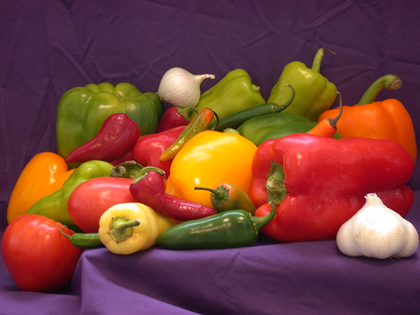
%> input picture CLab-2/images/peppers.png, 420 x 315 px, shrunk from 512 x 384 before the run
$ octave clab2_task1.m   (GNU Octave 9; MATLAB toolbox functions it lacks are replaced by stand-ins)
%> lines starting %> are read from the running program, lines starting %| are printed output that depends on the picture; in (x1, y1, x2, y2) boxes, pixels count from 0 and x2, y2 are one past the last pixel; in counts of white or black regions, pixels touching at a corner belong together; the program's own positions count from 1
### CLab-2/my_corner.m
function [corners, count] = my_corner(bw, thresh)
% MY_CORNER computes Harris Corners of an image.
% Input:
%   bw: a grayscale image matrix
%   thresh: threshold
%
% Output:
%   corners: a matrix of the same size as bw, which records the Harris
%            Corners (corner's value == 1, otherwise == 0)
%   count: The number of corners obtained
%
% By Jeff Yuanbo Han (u6617017), 2018-04-02.

sigma = 2;  % the sigma for Gaussian filter
count = 0;  % the number of detected corners

% Gaussian first partial derivatives
dy = [-1 0 1;-1 0 1;-1 0 1];
dx = dy';

% Gaussian first gradient of the intensity
Ix = conv2(bw,dx,'same');
Iy = conv2(bw,dy,'same');

% Generate a Gaussian kernel.
g = fspecial('gaussian',max(1,fix(6*sigma)),sigma);

% Gaussian second gradient of the intensity
Ix2 = conv2(Ix.^2,g,'same');
Iy2 = conv2(Iy.^2,g,'same');
Ixy = conv2(Ix.*Iy,g,'same');

%%%%%%%%%%%%%%%%%%%%%%%%%%%%%%%%%%%%%%%%%%%%%%%%%%%%%%%%%%%%%%%%%%%%%%%%%%%
%   Task: Compute the Harris Cornerness R
%%%%%%%%%%%%%%%%%%%%%%%%%%%%%%%%%%%%%%%%%%%%%%%%%%%%%%%%%%%%%%%%%%%%%%%%%%%
[height, width] = size(bw);  % Get the size of bw.
R = zeros(height, width);  % Harris Cornerness
Rmax = 0;  % The maximum value of R

for i = 1:height
    for j = 1:width
        M = [Ix2(i,j) Ixy(i,j); Ixy(i,j) Iy2(i,j)];  % M matrix
        R(i,j) = det(M) - 0.04*trace(M)^2;  % Compute R value.
        if R(i,j)> Rmax
            Rmax = R(i,j);  % Update Rmax.
        end
    end
end

%%%%%%%%%%%%%%%%%%%%%%%%%%%%%%%%%%%%%%%%%%%%%%%%%%%%%%%%%%%%%%%%%%%%%%%%%%%
%   Task: Perform non-maximum suppression and threshold here
%%%%%%%%%%%%%%%%%%%%%%%%%%%%%%%%%%%%%%%%%%%%%%%%%%%%%%%%%%%%%%%%%%%%%%%%%%%
corners = zeros(height, width);  % Record the corners (value will be 1).
for i = 2:height-1
    for j = 2:width-1
        % threshold and non-maximum
        if R(i,j) > thresh*Rmax ...
                && R(i,j) > R(i-1,j-1) && R(i,j) > R(i-1,j) ...
                && R(i,j) > R(i-1,j+1) && R(i,j) > R(i,j-1) ...
                && R(i,j) > R(i,j+1) && R(i,j) > R(i+1,j-1) ...
                && R(i,j) > R(i+1,j) && R(i,j) > R(i+1,j+1)
            corners(i,j) = 1;
            count = count + 1;
        end
    end
end

end

### CLab-2/clab2_task1.m
% CLAB2 Task-1: Harris Corner Detector

close all;
clear all;

img = imread('images/peppers.png');
%> img is the input picture: size 315x420x3 uint8; mean R, G, B 120.8, 66.4, 57.6

bw = rgb2gray(img);
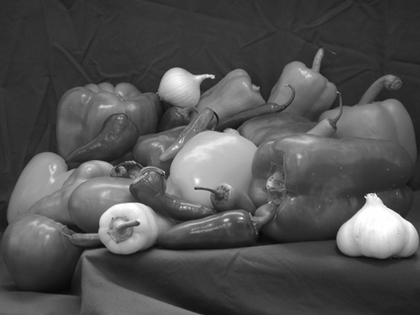
%> bw: size 315x420 uint8; min 8, max 255, mean 81.7

mycorners = my_corner(bw, 0.01);
%> in my_corner, `Ix = conv2(bw,dx,'same');`:
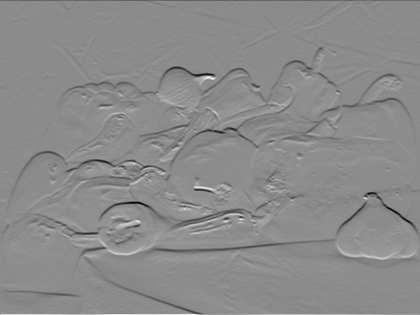
%> Ix: size 315x420 double; min -538, max 447, mean -0.2; drawn with min black and max white
%> in my_corner, `Iy = conv2(bw,dy,'same');`:
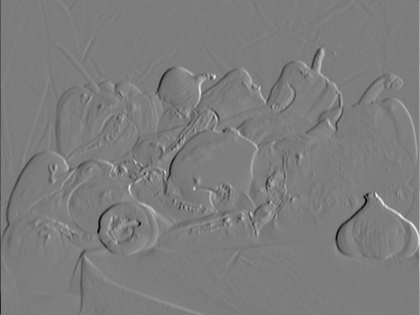
%> Iy: size 315x420 double; min -422, max 437, mean 0; drawn with min black and max white
%> in my_corner, `Ixy = conv2(Ix.*Iy,g,'same');`:
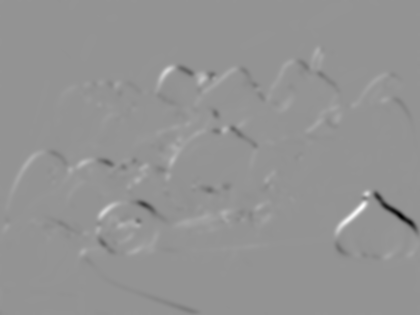
%> Ixy: size 315x420 double; min -43840.7, max 31761.8, mean 53.1; drawn with min black and max white
%> after the loop in my_corner, `for i = 1:height`:
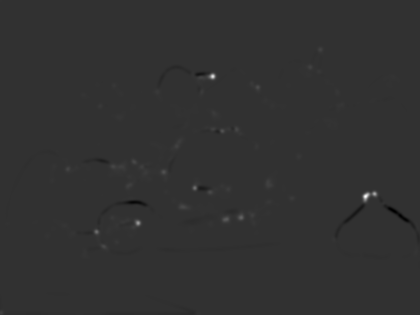
%> R: size 315x420 double; min -258580619.3, max 1.08e+09, mean 705531; drawn with min black and max white
%> after the loop in my_corner, `for i = 1:height`: Rmax = 1.08e+09
%> after the loop in my_corner, `for i = 2:height-1`:
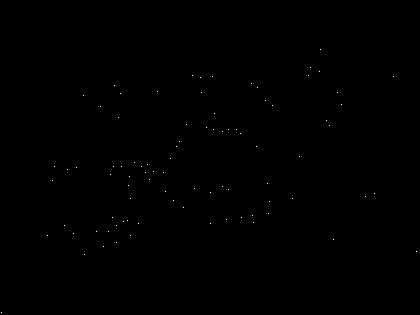
%> corners: size 315x420 double; values 0 (black) and 1 (white), 0.07% white in thin lines or dots, all inside (x1, y1, x2, y2) = (1, 49, 417, 313)
%> after the loop in my_corner, `for i = 2:height-1`: count = 88

% Plot the corners on the image
[rows,cols] = find(mycorners == 1);
%> rows = 88 values from 50 to 313; cols = 88 values from 2 to 417
figure;
subplot(1,2,1);
imshow(bw);
hold on;
plot(cols,rows,'or');
title('Corners by my\_corner.m');

subplot(1,2,2);
corners = corner(bw, 100);
%> corners = 82 rows, first 12: [366 197; 214 77; 140 224; 196 189; 376 195; 243 219; 165 173; 98 233; 210 78; 228 220; 223 132; 225 221]
imshow(bw);
hold on;
plot(corners(:,1),corners(:,2),'or');
title('Corners by corner.m');
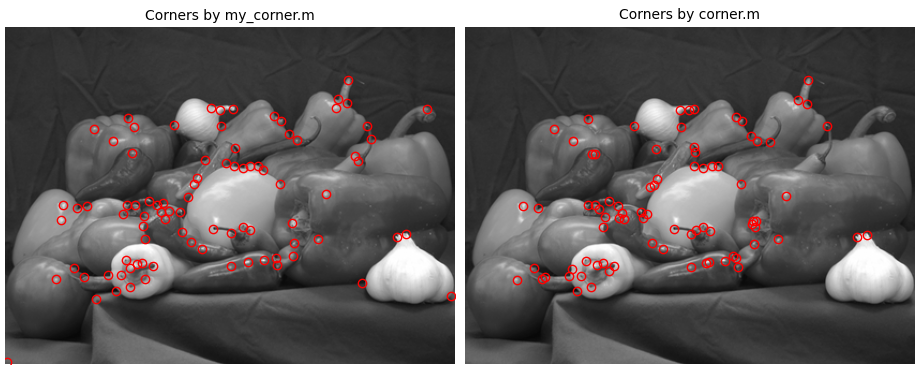
%> figure redrawn from the program's plot data, 2 panels

$ run again, with CLab-2/images/Right.jpg saved as CLab-2/images/peppers.png
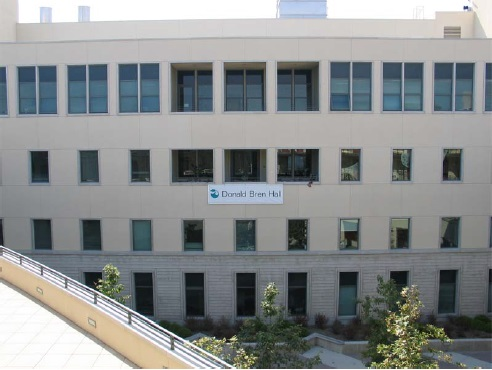
%> input picture CLab-2/images/Right.jpg, 492 x 370 px
%> img is the input picture: size 370x492x3 uint8; mean R, G, B 137.5, 141.1, 141.3
%> after the loop in my_corner, `for i = 1:height`: Rmax = 3.51e+09
%> after the loop in my_corner, `for i = 2:height-1`:
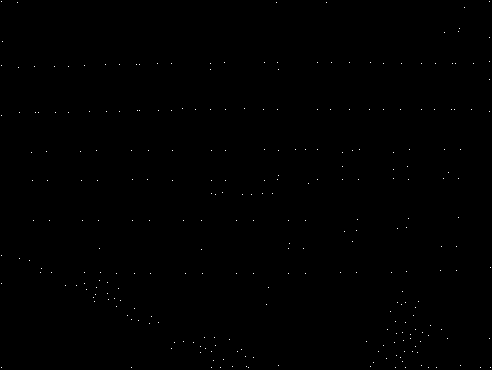
%> corners: size 370x492 double; values 0 (black) and 1 (white), 0.15% white in thin lines or dots
%> after the loop in my_corner, `for i = 2:height-1`: count = 275
%> rows = 275 values from 2 to 368; cols = 275 values from 2 to 491
%> `corners = corner(bw, 100);`: corners = 100 rows, first 12: [396 369; 465 8; 247 357; 468 8; 215 338; 403 292; 100 282; 231 368; 389 331; 398 335; 407 324; 250 369]
%> `title('Corners by corner.m');`:
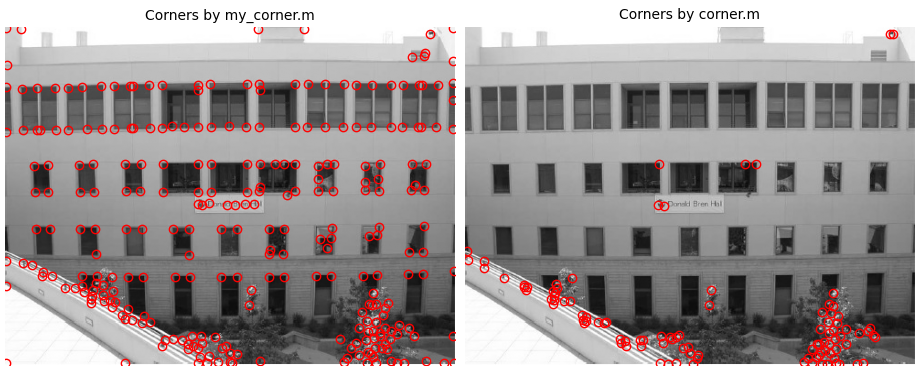
%> figure redrawn from the program's plot data, 2 panels
